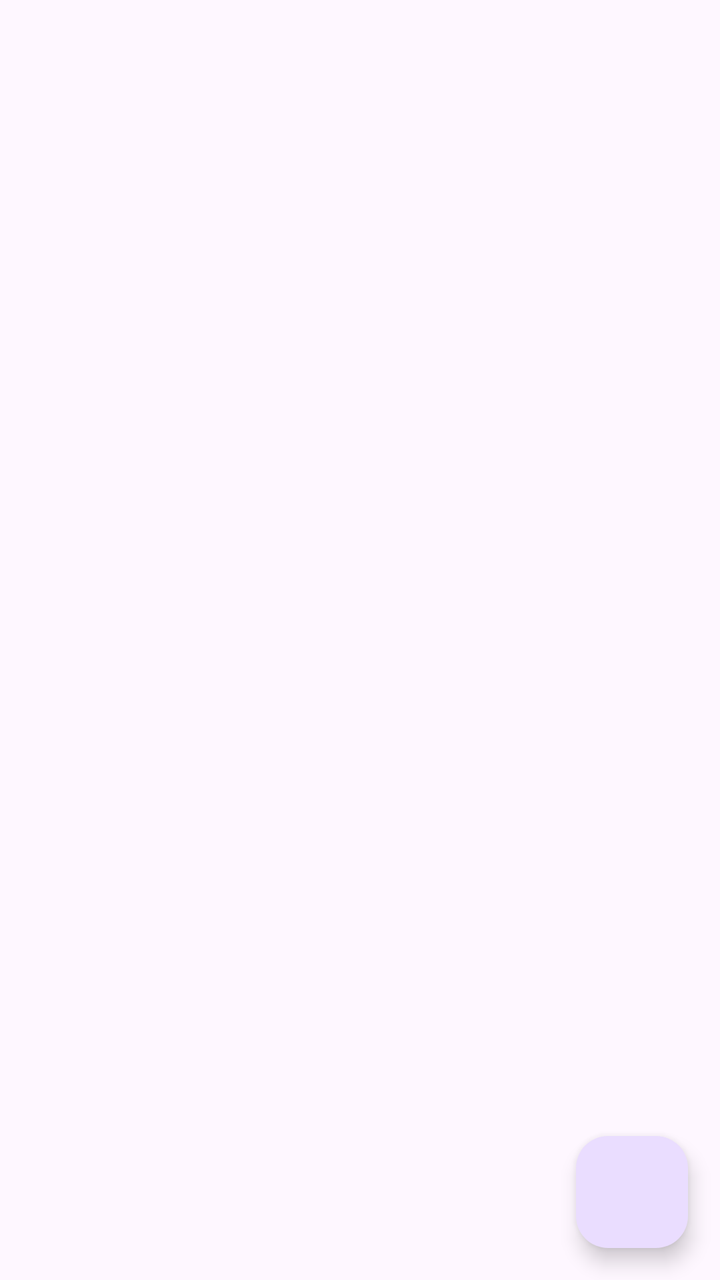
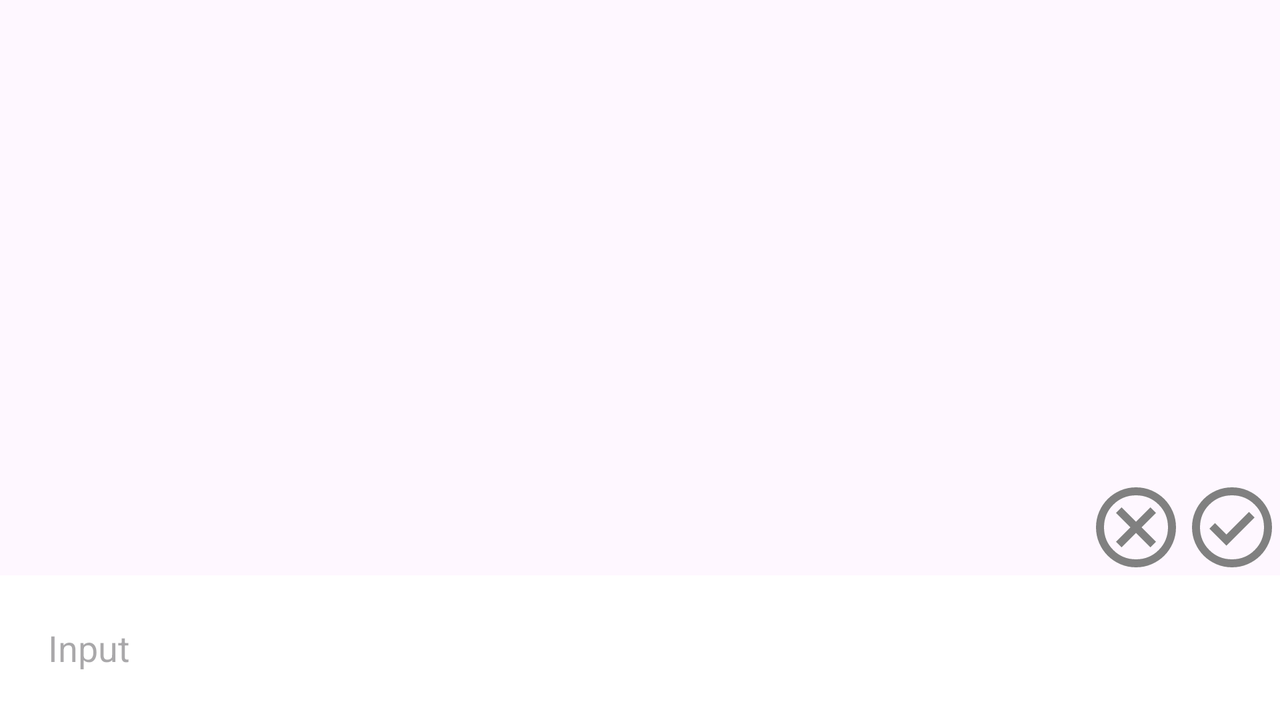

The same Android screen from two of the app's own layout files: first res/layout/ as a phone draws it, then the repository's variant for another configuration, drawn on a device whose configuration selects that folder. Both files follow.
<!-- AndroidManifest.xml: application theme Theme.NMedia -->
<!-- res/layout/activity_main.xml -->
<?xml version="1.0" encoding="utf-8"?>
<androidx.constraintlayout.widget.ConstraintLayout xmlns:android="http://schemas.android.com/apk/res/android"
    xmlns:app="http://schemas.android.com/apk/res-auto"
    xmlns:tools="http://schemas.android.com/tools"
    android:id="@+id/main"
    android:layout_width="match_parent"
    android:layout_height="match_parent"
    tools:context=".activity.MainActivity">

    <androidx.recyclerview.widget.RecyclerView
        android:id="@+id/list"
        android:layout_width="match_parent"
        android:layout_height="match_parent"
        app:layoutManager="androidx.recyclerview.widget.LinearLayoutManager"
        tools:listitem="@layout/card_post" />

    <com.google.android.material.floatingactionbutton.FloatingActionButton
        android:id="@+id/add"
        android:layout_width="wrap_content"
        android:layout_height="wrap_content"
        android:layout_margin="16dp"
        android:contentDescription="@string/description_post_save"
        app:layout_constraintBottom_toBottomOf="parent"
        app:layout_constraintEnd_toEndOf="parent"
        app:srcCompat="@drawable/add_24" />

</androidx.constraintlayout.widget.ConstraintLayout>
<!-- resources referenced by this layout -->
<resources>
  <string name="description_post_save" translatable="false">Post save</string>
  <style name="Theme.NMedia" parent="Base.Theme.NMedia" />
  <style name="Base.Theme.NMedia" parent="Theme.Material3.DayNight.NoActionBar">
          
          
      </style>
</resources>
<!-- res/layout-land/activity_main.xml (the repository's variant of the layout above) -->
<!-- drawn on the phone turned sideways -->
<?xml version="1.0" encoding="utf-8"?>
<androidx.constraintlayout.widget.ConstraintLayout xmlns:android="http://schemas.android.com/apk/res/android"
    xmlns:app="http://schemas.android.com/apk/res-auto"
    xmlns:tools="http://schemas.android.com/tools"
    android:id="@+id/main"
    android:layout_width="match_parent"
    android:layout_height="match_parent"
    tools:context=".activity.MainActivity">

    <androidx.recyclerview.widget.RecyclerView
        android:id="@+id/list"
        android:layout_width="0dp"
        android:layout_height="0dp"
        app:layoutManager="androidx.recyclerview.widget.LinearLayoutManager"
        app:layout_constraintBottom_toTopOf="@id/imageSave"
        app:layout_constraintEnd_toEndOf="parent"
        app:layout_constraintStart_toStartOf="parent"
        app:layout_constraintTop_toTopOf="parent"
        tools:listitem="@layout/card_post" />

    <androidx.constraintlayout.widget.Group
        android:id="@+id/groupInput"
        android:layout_width="0dp"
        android:layout_height="0dp"
        app:constraint_referenced_ids="imageCancle"
        app:layout_constraintBottom_toBottomOf="parent"
        app:layout_constraintEnd_toEndOf="parent"
        app:layout_constraintStart_toStartOf="parent" />

    <ImageView
        android:id="@+id/imageSave"
        android:layout_width="48dp"
        android:layout_height="48dp"
        android:src="@drawable/check_circle_24"
        app:layout_constraintEnd_toEndOf="parent"
        app:layout_constraintTop_toBottomOf="@id/list"
        app:layout_constraintBottom_toTopOf="@id/input"/>

    <ImageView
        android:id="@+id/imageCancle"
        android:layout_width="48dp"
        android:layout_height="48dp"
        android:src="@drawable/cancel_24"
        app:layout_constraintBottom_toBottomOf="@id/imageSave"
        app:layout_constraintEnd_toStartOf="@id/imageSave" />

    <EditText
        android:id="@+id/input"
        android:layout_width="0dp"
        android:layout_height="wrap_content"
        android:background="#fff"
        android:hint="@string/input"
        android:importantForAutofill="no"
        android:inputType="textMultiLine"
        android:padding="24dp"
        app:layout_constraintBottom_toBottomOf="parent"
        app:layout_constraintEnd_toEndOf="parent"
        app:layout_constraintStart_toStartOf="parent" />

</androidx.constraintlayout.widget.ConstraintLayout>
<!-- resources referenced by the variant -->
<!-- as the phone turned sideways resolves them -->
<resources>
  <!-- drawable cancel_24 (drawable) -->
  <vector xmlns:android="http://schemas.android.com/apk/res/android"
      android:width="24dp"
      android:height="24dp"
      android:viewportWidth="960"
      android:viewportHeight="960">
    <path
        android:pathData="m336,680 l144,-144 144,144 56,-56 -144,-144 144,-144 -56,-56 -144,144 -144,-144 -56,56 144,144 -144,144 56,56ZM480,880q-83,0 -156,-31.5T197,763q-54,-54 -85.5,-127T80,480q0,-83 31.5,-156T197,197q54,-54 127,-85.5T480,80q83,0 156,31.5T763,197q54,54 85.5,127T880,480q0,83 -31.5,156T763,763q-54,54 -127,85.5T480,880ZM480,800q134,0 227,-93t93,-227q0,-134 -93,-227t-227,-93q-134,0 -227,93t-93,227q0,134 93,227t227,93ZM480,480Z"
        android:fillColor="#808080"/>
  </vector>
  <!-- drawable check_circle_24 (drawable) -->
  <vector xmlns:android="http://schemas.android.com/apk/res/android"
      android:width="24dp"
      android:height="24dp"
      android:viewportWidth="960"
      android:viewportHeight="960">
    <path
        android:pathData="m424,664 l282,-282 -56,-56 -226,226 -114,-114 -56,56 170,170ZM480,880q-83,0 -156,-31.5T197,763q-54,-54 -85.5,-127T80,480q0,-83 31.5,-156T197,197q54,-54 127,-85.5T480,80q83,0 156,31.5T763,197q54,54 85.5,127T880,480q0,83 -31.5,156T763,763q-54,54 -127,85.5T480,880ZM480,800q134,0 227,-93t93,-227q0,-134 -93,-227t-227,-93q-134,0 -227,93t-93,227q0,134 93,227t227,93ZM480,480Z"
        android:fillColor="#808080"/>
  </vector>
  <string name="input">Input</string>
  <style name="Theme.NMedia" parent="Base.Theme.NMedia" />
  <style name="Base.Theme.NMedia" parent="Theme.Material3.DayNight.NoActionBar">
          
          
      </style>
</resources>
